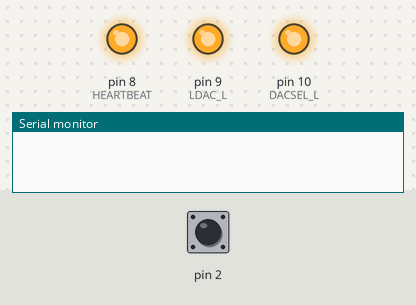
Bench run of a sketch on a simulated Arduino Uno, built with avr-gcc and run on an emulated ATmega328P. Shown: output pins drawn as LEDs (lit = HIGH), the last lines printed to the serial monitor. Inputs (shaded band) come from the test bench; at power-on: pin 2 HIGH.

Above: at 1.2 s.
1.3 s: pin 2 pulsed LOW 5 times (0.12 s each, 0.3 s apart)
At 3.0 s:
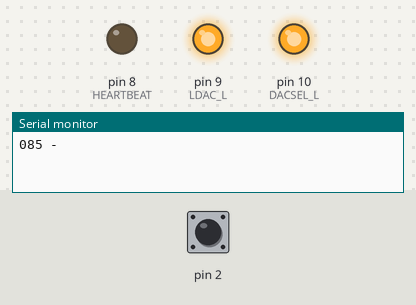
Timing chart, 0 to 4.5 s (numbered marks = the images above; inputs shaded):
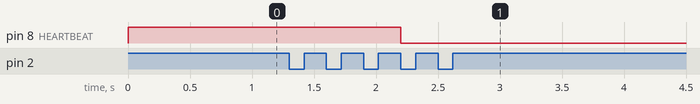

The sketch:

one_bit_noise_to_byte.ino
```cpp
#include <stdio.h>
#include <SPI.h>

#define DACSEL_L    10
#define LDAC_L      9
#define DACACFG     0x10   // gain of 1, shdn disabled
#define DACBCFG     0x90   // gain of 1, shdn disabled
#define HEARTBEAT   8

uint8_t dacoutH,dacoutL;
uint8_t chrcount=0;
char buffer[9];
volatile uint8_t bitcounter = 0;
volatile uint8_t noisebytevalue = 0;
volatile bool sampleready = false;
volatile bool bitval = false;


void samplebit(void) {


    bitval = digitalRead(2);


    if (bitval == true) noisebytevalue |= (1 << bitcounter);
    if (bitval == false) noisebytevalue &= ~(1 << bitcounter);
    //else noisebytevalue &= (0 << bitcounter);

    bitcounter++;
    if(bitcounter >7) {
            digitalWrite(HEARTBEAT,HIGH);
    digitalWrite(HEARTBEAT,LOW);
        bitcounter = 0;
        sampleready = true;
    }

}

void writedacs(unsigned char randval) {
    // DACA
    dacoutH = DACACFG | (((randval)>>4) & 0x0F);
    dacoutL = ((randval)<<4) & 0xF0;
    digitalWrite(DACSEL_L, LOW);
    delayMicroseconds(1);            // let the DAC get ready
    SPI.transfer(dacoutH);
    SPI.transfer(dacoutL);
    delayMicroseconds(1);
    digitalWrite(DACSEL_L, HIGH);
    // wait a little before the B dac
    delayMicroseconds(1);
    // DACB
    dacoutH = DACBCFG | (((randval)>>4) & 0x0F);
    dacoutL = ((randval)<<4) & 0xF0;
    digitalWrite(DACSEL_L, LOW);
    delayMicroseconds(1);
    SPI.transfer(dacoutH);
    SPI.transfer(dacoutL);
    delayMicroseconds(1);            // let the DAC settle
    digitalWrite(DACSEL_L, HIGH);
    // done with dac A and B
    digitalWrite(LDAC_L, LOW);
    delayMicroseconds(1);
    digitalWrite(LDAC_L, HIGH);

}

void setup() {

    attachInterrupt(digitalPinToInterrupt(2), samplebit, CHANGE);
    // put your setup code here, to run once:
    SPI.setBitOrder(MSBFIRST);
    SPI.setClockDivider(SPI_CLOCK_DIV2);
    SPI.begin();

    Serial.begin(115200);

    pinMode(2,INPUT_PULLUP);

    digitalWrite(DACSEL_L,HIGH);
    pinMode(DACSEL_L,OUTPUT);
    digitalWrite(LDAC_L,HIGH);
    pinMode(LDAC_L,OUTPUT);
    digitalWrite(HEARTBEAT,HIGH);
    pinMode(HEARTBEAT,OUTPUT);

}

void loop() {

        if(sampleready) {
            cli();
            sampleready = false;
            writedacs(noisebytevalue);
            sprintf(buffer, "%03d", noisebytevalue);
            Serial.print(buffer);
            chrcount++;
            if(chrcount < 15) {
                Serial.print(" - ");
            }
            else {
                chrcount = 0;
                Serial.println();
            }
            noisebytevalue = 0;
        }

        sei();
}
```

Measured:
- after the input at 1.3 s, pin 8 (HEARTBEAT): HIGH → LOW after 0.90 s
